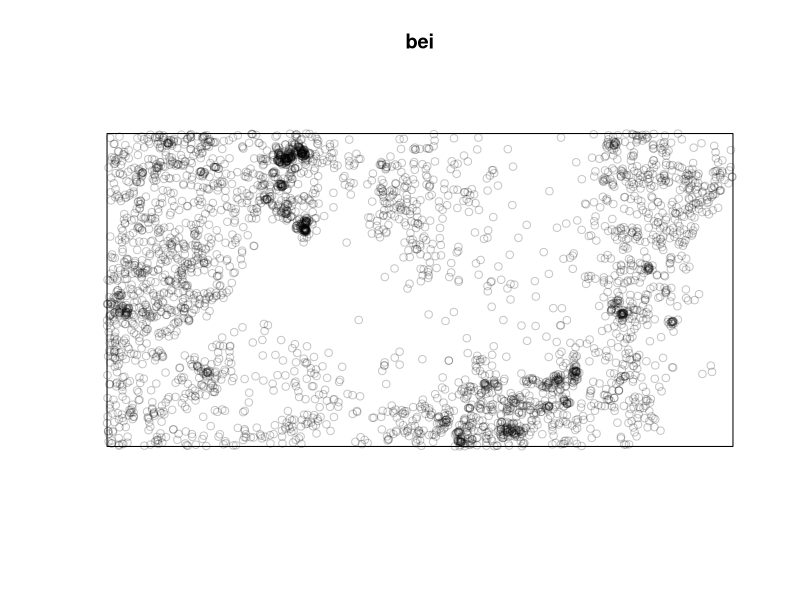
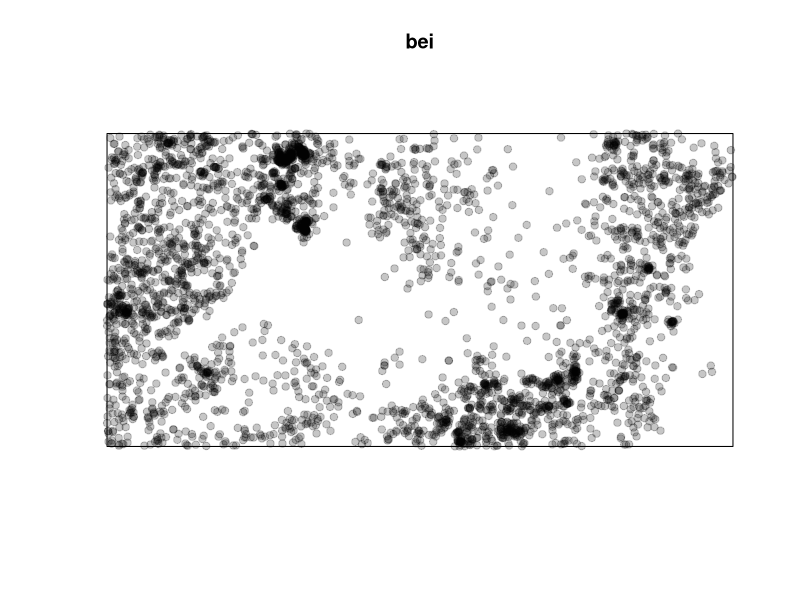
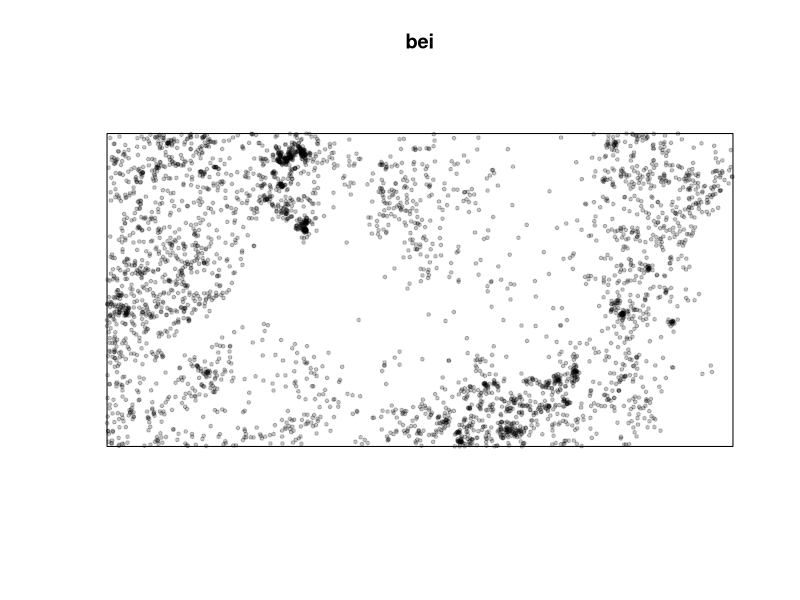
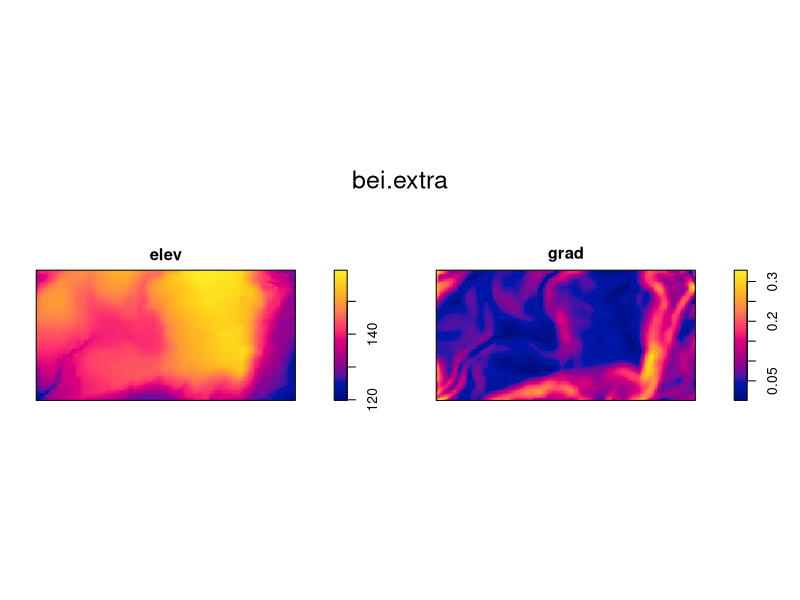
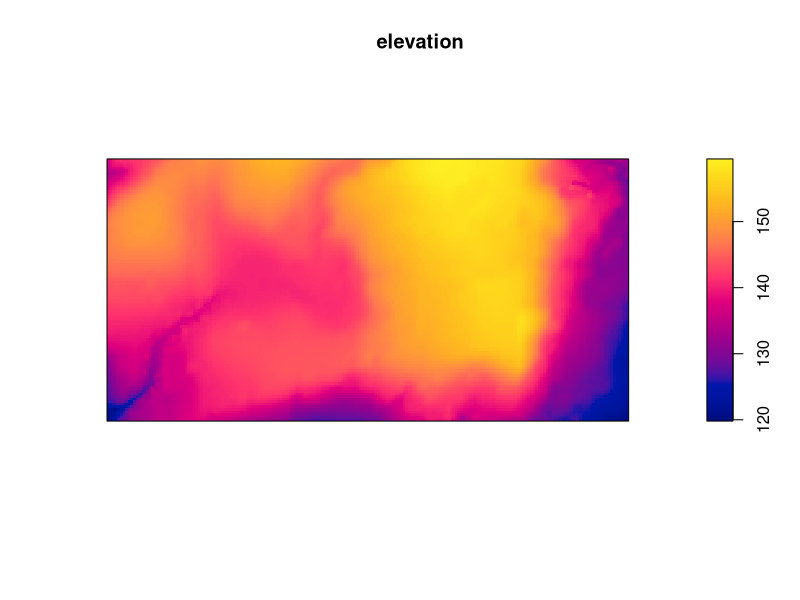
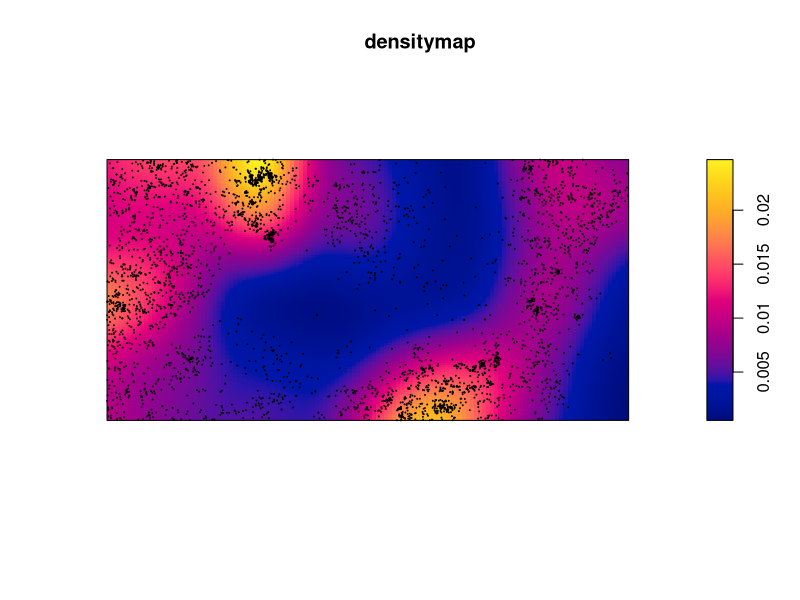
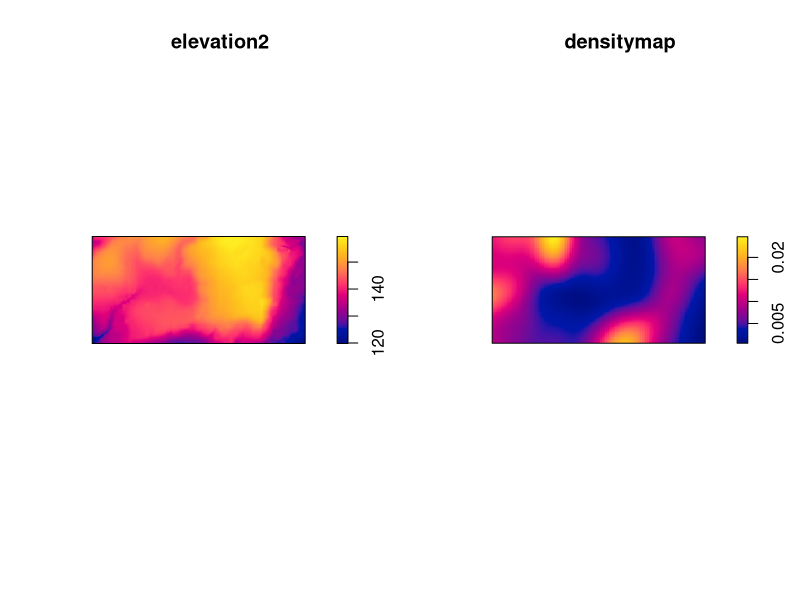
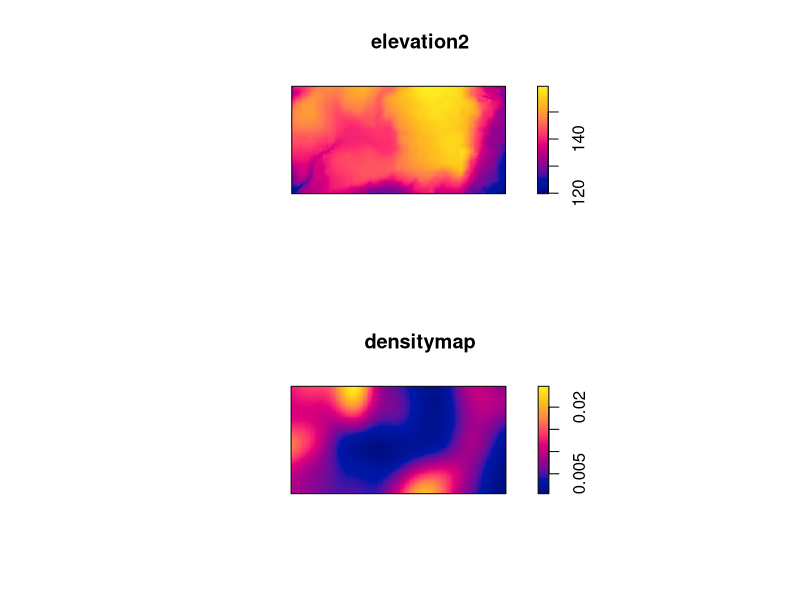

The R source for these figures, in order: (Note: this script raises an error after producing the figures.)
# Population Ecology analysis using Spatstat package

# spatstat is an R package used for spatial statistics with a strong focus on analysing spatial point patterns in 2d,
# (with some support for 3D and very basic support for space-time)

# Install and load the required package for point pattern analysis
install.packages("spatstat")
library(spatstat)

# We'll use the 'bei' dataset included in the spatstat package
# It contains the locations of trees in a geographical region
# More details at https://cran.r-project.org/web/packages/spatstat/index.html
bei

# Plot the tree locations
plot(bei)

# Plot the tree locations with a solid circle (pch = 19)
plot(bei, pch=19)

# Modify the plot by changing symbol size (cex)
plot(bei, pch=19, cex=.5)

# Additional dataset: 'bei.extra' which includes elevation and gradient data
bei.extra

# Plot 'elev' (Elevation) and 'grad' (Gradient) images present in bei.extra
plot(bei.extra)

# In order to take only the elevation part of the dataset, let's use $ sign to link
# Extract and plot the elevation data from 'bei.extra'
elevation <- bei.extra$elev
plot(elevation)

# There is an alternative method to extract elements from a list
# We use double brackets here as we want to extract a single element from a list
elevation2 <- bei.extra[[1]]
# For tables or subsets, we use single brackets

# We can create a kernel density estimate of the spatial point pattern
# This density estimate smooths the point pattern into a continous surface, providing an estimate of density of points across the study region
densitymap <- density(bei)
plot(densitymap)
# We can overlay the original tree points on the density map 
points(bei, cex = 0.1)

######## DAY 2

# A multiframe in R is a collection of multiple plots displayed together

# Plotting the elevation and density maps one beside the other
par(mfrow=c(1,2)) # This means we have 1 row and 2 columns
plot(elevation2)
plot(densitymap)

# Exercise: make a multiframe with maps one on top of the other
# Solution: use mfrow=c(2,1) so that we have 2 rows and 1 column
par(mfrow=c(2,1))
plot(elevation2)
plot(densitymap)

# One friend to close the current graphics device, clearing the last plot
dev.off()

# colorRampPalette creates custom color palettes by interpolating between specified colours

# Create a custom color palette with 3 colors and plot density map using cl
cl <- colorRampPalette(c("red", "orange", "yellow"))(3)
plot(densitymap, col=cl)

# Increase the number of colors in the pallete to see improvement in smoothness of plot
cl <- colorRampPalette(c("red", "orange", "yellow"))(10)
plot(densitymap, col=cl)

# Further increase smoothness by going to a 100 colors
cl <- colorRampPalette(c("red", "orange", "yellow"))(100)
plot(densitymap, col=cl)

# To find all available colours, one can search in browser for "colors in R" 
# R colors cheat-sheet by Dr. Ying Wei: http://www.stat.columbia.edu/~tzheng/files/Rcolor.pdf

# Exercise: change the color ramp palette using different colors
# Solution:

cln <- colorRampPalette(c("gold", "darkorchid", "mediumaquamarine", "salmon"))(100)
plot(densitymap, col=cln)

# Exrcise: build a multiframe and plot the densitymap with two different color ramp palettes one beside the other
# Solution:

par(mfrow=c(1,2))

cln <- colorRampPalette(c("turquoise", "coral", "plum", "forestgreen"))(100)
plot(densitymap, col=cln)

clg <- colorRampPalette(c("crimson", "saddlebrown", "slateblue", "goldenrod"))(100)
plot(densitymap, col=clg)

# Color customization: To make maps color-blind friendly, it's important to avoid using certain color combinations
# People with color vision deficiencies (e.g., Daltonism) may have difficulty distinguishing between red, green, and blue
# To ensure inclusivity, consider using color palettes that are distinguishable to everyone
